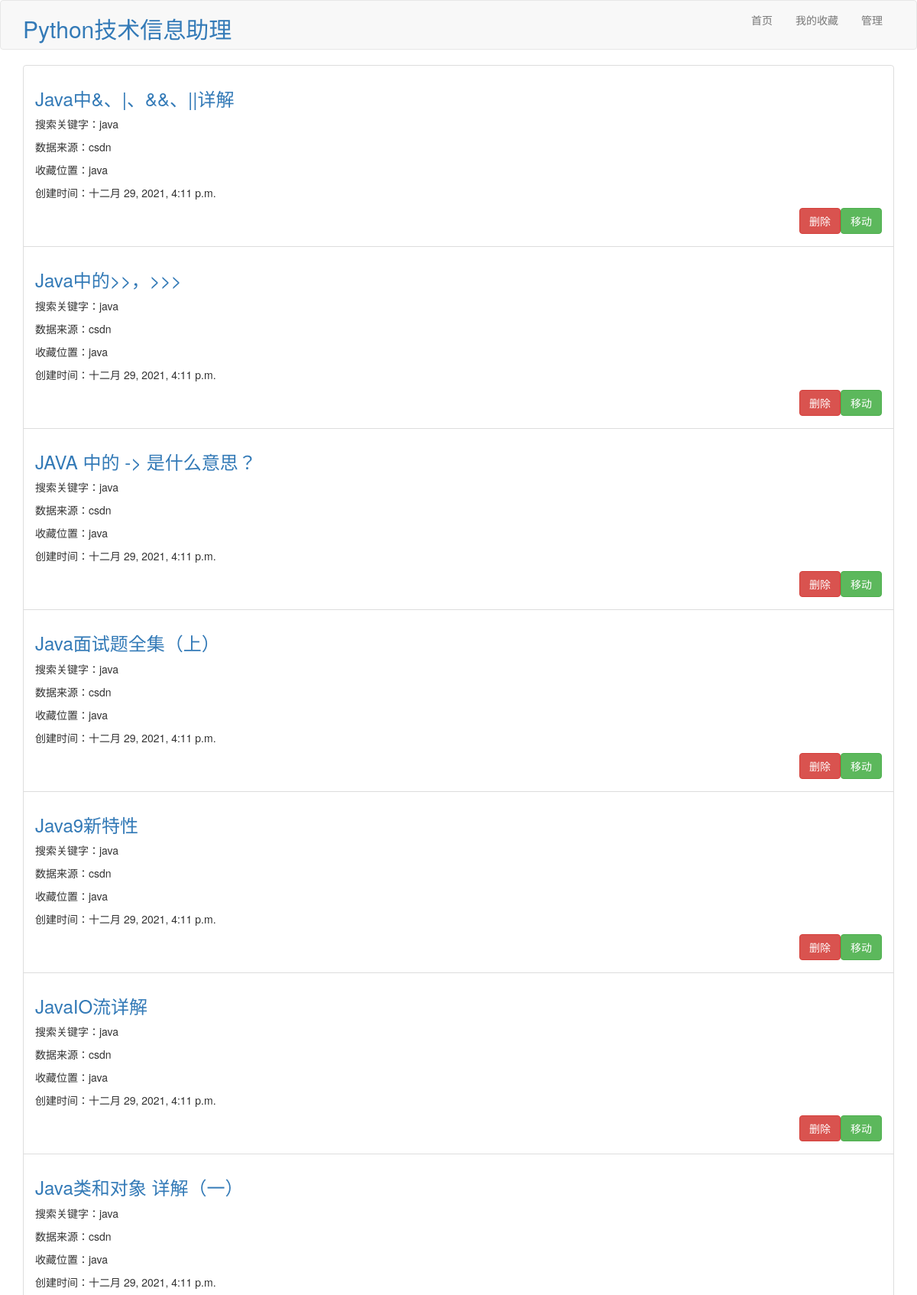
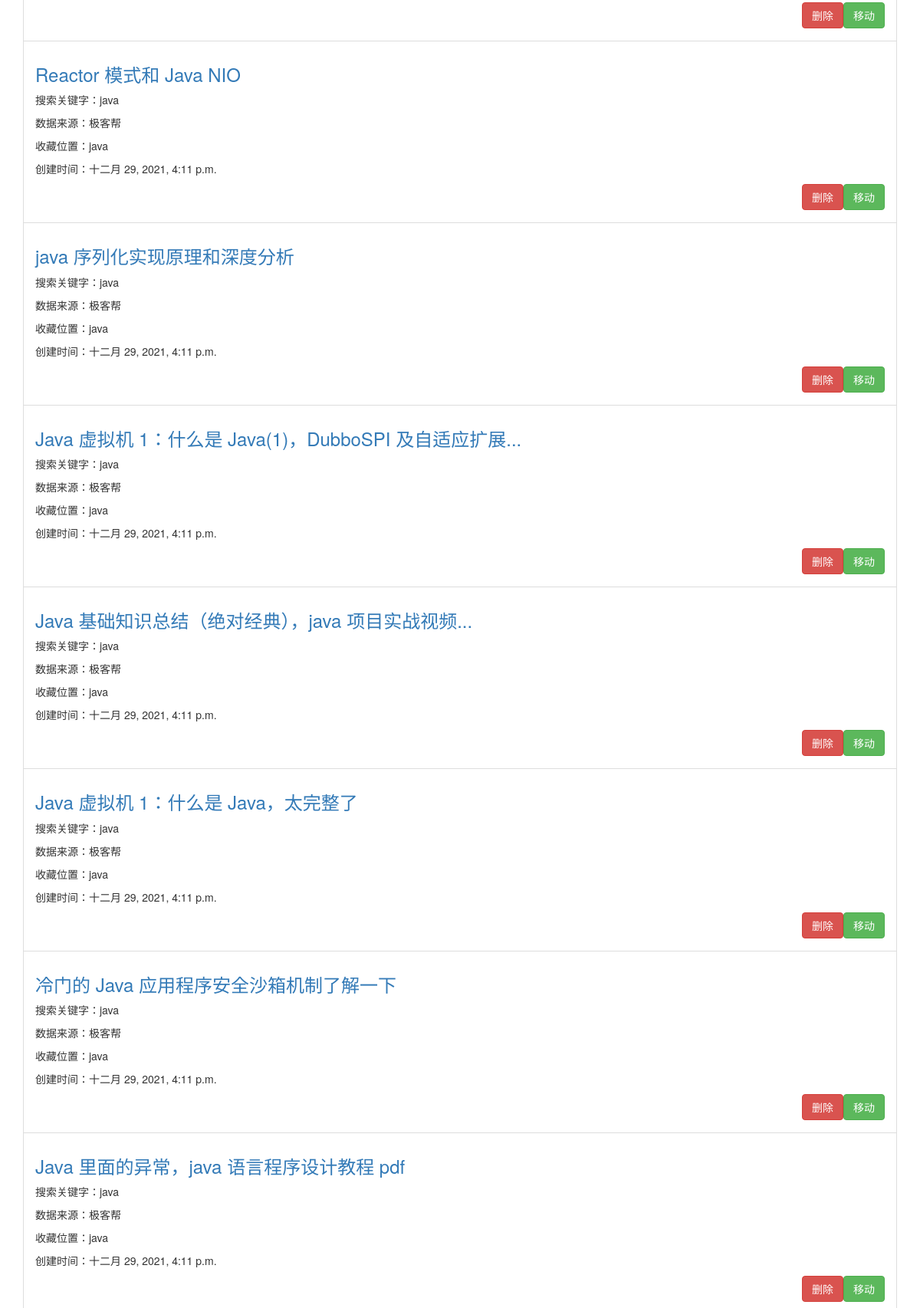
The app's page /showall/11 (upper part) with its own data (2 pictures, top to bottom).
### info_assistant/models.py (models this page shows, shortened)
class Info(models.Model):
    nid = models.AutoField(primary_key=True)
    title = models.CharField(verbose_name="标题", max_length=200)
    search_key = models.CharField(verbose_name="搜索关键字", max_length=32)
    url = models.CharField(verbose_name="网址", max_length=100)
    source = models.CharField(verbose_name="数据来源", max_length=32)
    category = models.ForeignKey(Category, verbose_name="所属类别", on_delete=models.CASCADE)
    create_time = models.DateTimeField('信息爬取时间', default=None, null=True)

class Category(models.Model):
    nid = models.AutoField(primary_key=True)
    title = models.CharField(verbose_name='分类标题', max_length=32)
    create_time = models.DateTimeField('收藏夹创建时间',default=None, null=True)

### info_assistant/views.py (the view)
# urls.py: path('showall/<int:category_id>', views.show_category, name='showall'),
def show_category(request, category_id):
    category = Category.objects.filter(pk=category_id).first()
    infos = Info.objects.filter(category=category)
    return render(request, 'info_assistant/details.html', {'info_list': infos})

### info_assistant/templates/info_assistant/details.html (shortened to what this page needs)
<!DOCTYPE html>
<html lang="en">
<head>
    <link rel="stylesheet" href="https://stackpath.bootstrapcdn.com/bootstrap/3.4.1/css/bootstrap.min.css">
</head>
<body>
    <header>
        <nav class="navbar navbar-default" id="navbar">
            <div class="container">
                <div class="navbar-header">
                    <h2 class="logo">
                        <a href="{% url 'info_assistant:index' %}">Python技术信息助理</a>
                    </h2>
                </div>
                <div class="collapse navbar-collapse" id="header-navbar">
                    <ul class="nav navbar-nav navbar-right">
                        <li><a href="{% url 'info_assistant:index' %}">首页</a></li>
                        <li><a href="{% url 'info_assistant:show' %}">我的收藏</a></li>
                        <li><a href="{% url 'info_assistant:enter_admin' %}">管理</a></li>
                    </ul>
                </div>
            </div>
        </nav>
    </header>
    <div class="container">
        {% if info_list %}
            <ul class="list-group">
            {% for info in info_list %}
                    <li class="list-group-item" onclick="">
                        <p class="h3"><a href="{{ info.url }}">{{ info.title }}</a></p>
                        <p>搜索关键字：{{ info.search_key }}</p>
                        <p>数据来源：{{ info.source }}</p>
                        <p>收藏位置：{{ info.category.title }}</p>
                        <p>创建时间：{{ info.create_time }}</p>
                        <button type='button' class="btn btn-success pull-right" onclick="move({{ info.nid }})">移动</button>
                        {% if analysis_list %}
                        {% else %}
                            <button type='button' class="btn btn-danger pull-right" onclick="delete_info({{ info.nid }})">删除</button>
                        {% endif %}
                        <br/><br/>
                    </li>
            {% endfor %}
            </ul>
        {% endif %}
    </div>
</body>
</html>

### records on screen
Info: title "Java中&、|、&&、||详解", search_key "java", source "csdn", category "java", create_time "十二月 29, 2021, 4:11 p.m."
Info: title "Java中的>>，>>>", search_key "java", source "csdn", category "java", create_time "十二月 29, 2021, 4:11 p.m."
Info: title "JAVA 中的 -> 是什么意思？", search_key "java", source "csdn", category "java", create_time "十二月 29, 2021, 4:11 p.m."
Info: title "Java面试题全集（上）", search_key "java", source "csdn", category "java", create_time "十二月 29, 2021, 4:11 p.m."
Info: title "Java9新特性", search_key "java", source "csdn", category "java", create_time "十二月 29, 2021, 4:11 p.m."
Info: title "JavaIO流详解", search_key "java", source "csdn", category "java", create_time "十二月 29, 2021, 4:11 p.m."
Info: title "Java类和对象 详解（一）", search_key "java", source "csdn", category "java", create_time "十二月 29, 2021, 4:11 p.m."
Info: title "Reactor 模式和 Java NIO", search_key "java", source "极客帮", category "java", create_time "十二月 29, 2021, 4:11 p.m."
Info: title "java 序列化实现原理和深度分析", search_key "java", source "极客帮", category "java", create_time "十二月 29, 2021, 4:11 p.m."
Info: title "Java 虚拟机 1：什么是 Java(1)，DubboSPI 及自适应扩展...", search_key "java", source "极客帮", category "java", create_time "十二月 29, 2021, 4:11 p.m."
Info: title "Java 基础知识总结（绝对经典），java 项目实战视频...", search_key "java", source "极客帮", category "java", create_time "十二月 29, 2021, 4:11 p.m."
Info: title "Java 虚拟机 1：什么是 Java，太完整了", search_key "java", source "极客帮", category "java", create_time "十二月 29, 2021, 4:11 p.m."
Info: title "冷门的 Java 应用程序安全沙箱机制了解一下", search_key "java", source "极客帮", category "java", create_time "十二月 29, 2021, 4:11 p.m."
Info: title "Java 里面的异常，java 语言程序设计教程 pdf", search_key "java", source "极客帮", category "java", create_time "十二月 29, 2021, 4:11 p.m."
